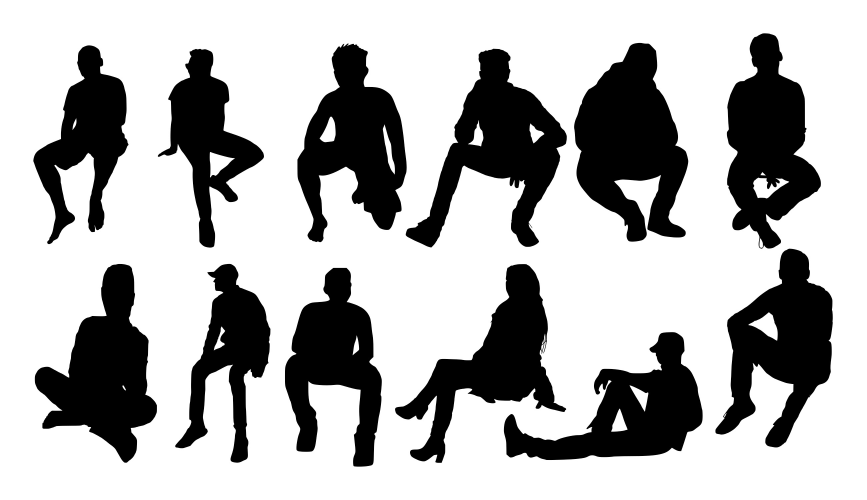
#> input picture images/people.jpg, 2599 x 1500 px, given in place of the camera (shown at 1/3 size)
$ python frame_differencing.py
#> lines starting #> are read from the running program, lines starting #| are printed output that depends on the picture; after the words box and inside, x2 and y2 are one past the last pixel; in counts of white or black regions, pixels touching at a corner belong together
# frame_differencing.py
# simplest technique to determine what parts of the video are moving
# 7/22/22

import cv2

def frame_diff(prev_frame, cur_frame, next_frame):
    # absolute difference between current frame and next frame
    diff_frames1 = cv2.absdiff(next_frame, cur_frame)

    # absolute difference between current frame and previous frame
    diff_frames2 = cv2.absdiff(cur_frame, prev_frame)

    # return the result of bitwise 'AND' between the two resultant images
    return cv2.bitwise_and(diff_frames1, diff_frames2)


# capture the frame from webcam
def get_frame(cap):
    # capture the frame
    ret, frame = cap.read()
#> frame is the input picture: shape (1500, 2599, 3); min 0, max 255, mean 178.6

    # resize the frame
    frame = cv2.resize(frame, None, fx=scaling_factor, fy=scaling_factor, interpolation=cv2.INTER_AREA)
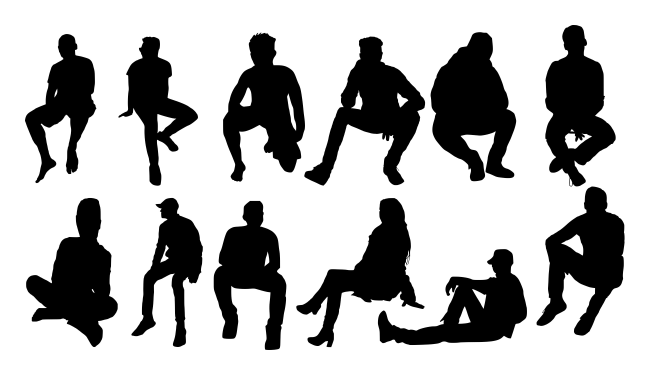
#> frame: shape (750, 1300, 3) (shown at 1/2 size); min 0, max 255, mean 178.7

    # return the grayscale image
    return cv2.cvtColor(frame, cv2.COLOR_BGR2GRAY)


if __name__ == '__main__':
    cap = cv2.VideoCapture(0)
    scaling_factor = 0.5

    prev_frame = get_frame(cap)
    cur_frame = get_frame(cap)
    next_frame = get_frame(cap)

    # iterate until the user presses the ESC key
    while True:
        # display result of frame differencing
        frame_diff_result = frame_diff(prev_frame, cur_frame, next_frame)
#> in frame_diff, `diff_frames1 = cv2.absdiff(next_frame, cur_frame)`: diff_frames1: shape (750, 1300); every value is 0

        frame_diff_thresh = frame_diff_result.copy()
        cv2.threshold(frame_diff_result,20, 255, cv2.THRESH_BINARY_INV,dst=frame_diff_thresh)
#> frame_diff_thresh: shape (750, 1300); every value is 255

        # find contours in the image
        contours = cv2.findContours(frame_diff_thresh, cv2.RETR_TREE, cv2.CHAIN_APPROX_SIMPLE)
#> contours = 1 contour; box (x1, y1, x2, y2) and area: (0, 0, 1300, 750) 972951
        if contours[0]:
            for contour in contours[0]:
                print('contour found!')
                x,y,w,h = cv2.boundingRect(contour)
                cv2.rectangle(frame_diff_result, (x,y), (x+w, y+h), (0,255,0), 4)
#> this loop made 1 pass
#> (contour, x, y, w, h) on pass 1: ([[0, 0], [0, 749], [1299, 749], [1299, 0]], 0, 0, 1300, 750)
#| contour found!
            cv2.imshow('Object Movement', frame_diff_result)

        # update the variables
        prev_frame = cur_frame
        cur_frame = next_frame
        next_frame = get_frame(cap)

        # check if ESC key pressed
        key = cv2.waitKey(10)
#> (key Esc is pressed here)
        if key == 27:
            break

    cv2.destroyAllWindows()

$ run again, on images/shapes.jpg
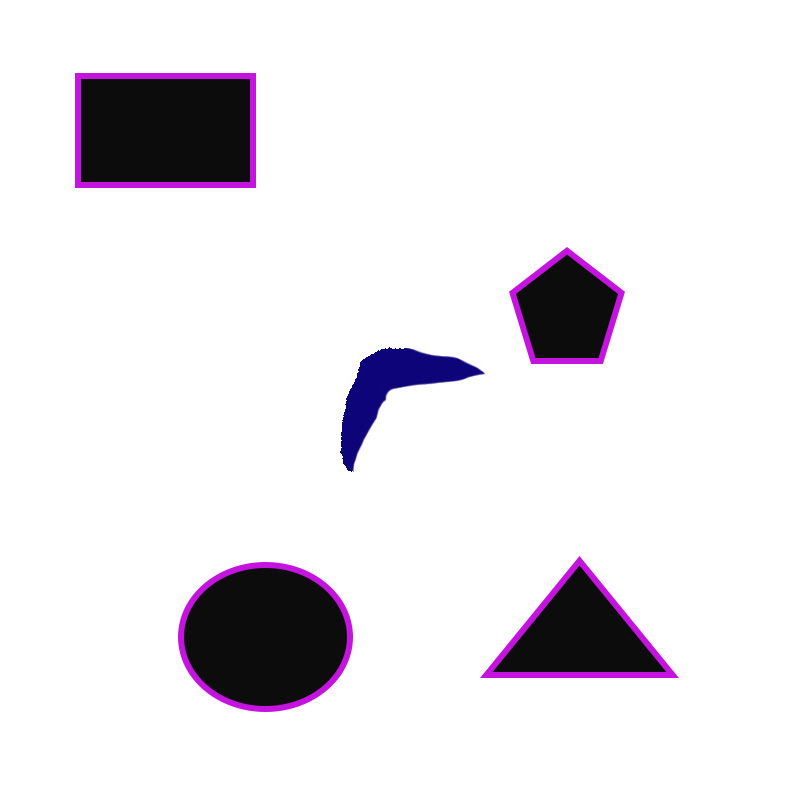
#> input picture images/shapes.jpg, 800 x 800 px, given in place of the camera
#> in get_frame, frame is the input picture: shape (800, 800, 3); mean B, G, R 233.6, 229, 232.2
#> frame: shape (400, 400, 3)
#> in get_frame, `return cv2.cvtColor(frame, cv2.COLOR_BGR2GRAY)`:
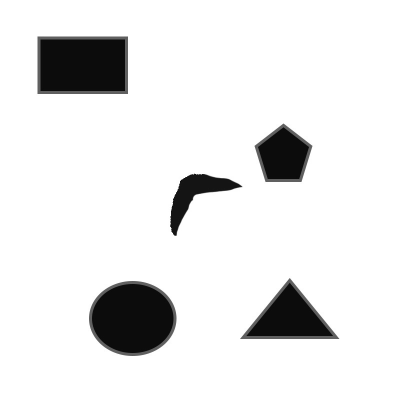
#> returned value: shape (400, 400); min 10, max 255, mean 230.5
#> diff_frames1: shape (400, 400); every value is 0
#> frame_diff_thresh: shape (400, 400); every value is 255
#> contours = 1 contour; box (x1, y1, x2, y2) and area: (0, 0, 400, 400) 159201
#> the loop `for contour in contours[0]:` made 1 pass
#> (contour, x, y, w, h) on pass 1: ([[0, 0], [0, 399], [399, 399], [399, 0]], 0, 0, 400, 400)
#> (printed output is left out)
